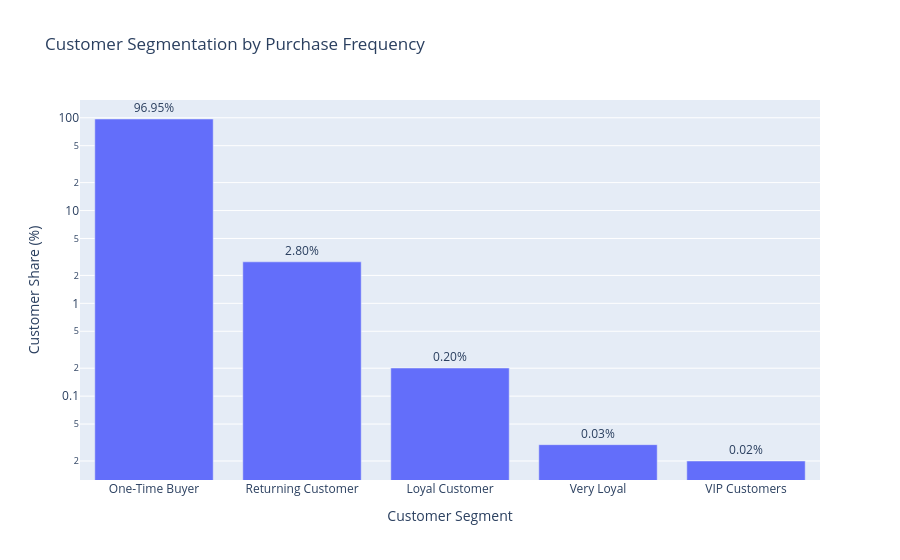

The cell this chart's notebook holds for it:
### Code cell
import plotly.express as px

fig = px.bar(customer_order_frequency_interpretation_counts,
             x='Interpretation',
             y='Customer Share (%)',
             text='Customer Share (%)',
             hover_data={'Total Counts': True},
             title='Customer Segmentation by Purchase Frequency',
             labels={'Interpretation':'Customer Segment', 'Customer Share (%)':'Customer Share (%)',
                    'Total Counts': 'Total Customers'})

fig.update_traces(texttemplate='%{text:.2f}%', textposition='outside')
fig.update_yaxes(type='log')
fig.show()

### Figure 1 — Plotly figure (JSON) as saved in the notebook; plotly's stock layout.template omitted (floating-point values rounded to 4 significant figures)
{"data": [{"customdata": [[92507], [2673], [192], [29], [19]], "hovertemplate": "Customer Segment=%{x}<br>Customer Share (%)=%{text}<br>Total Customers=%{customdata[0]}<extra></extra>", "legendgroup": "", "marker": {"color": "#636efa", "pattern": {"shape": ""}}, "name": "", "orientation": "v", "showlegend": false, "text": [96.95, 2.801, 0.201, 0.03, 0.02], "textposition": "outside", "texttemplate": "%{text:.2f}%", "type": "bar", "x": ["One-Time Buyer", "Returning Customer", "Loyal Customer", "Very Loyal", "VIP Customers"], "xaxis": "x", "y": [96.95, 2.801, 0.201, 0.03, 0.02], "yaxis": "y"}], "layout": {"barmode": "relative", "legend": {"tracegroupgap": 0}, "title": {"text": "Customer Segmentation by Purchase Frequency"}, "xaxis": {"anchor": "y", "domain": [0, 1], "title": {"text": "Customer Segment"}}, "yaxis": {"anchor": "x", "domain": [0, 1], "title": {"text": "Customer Share (%)"}, "type": "log"}}}
